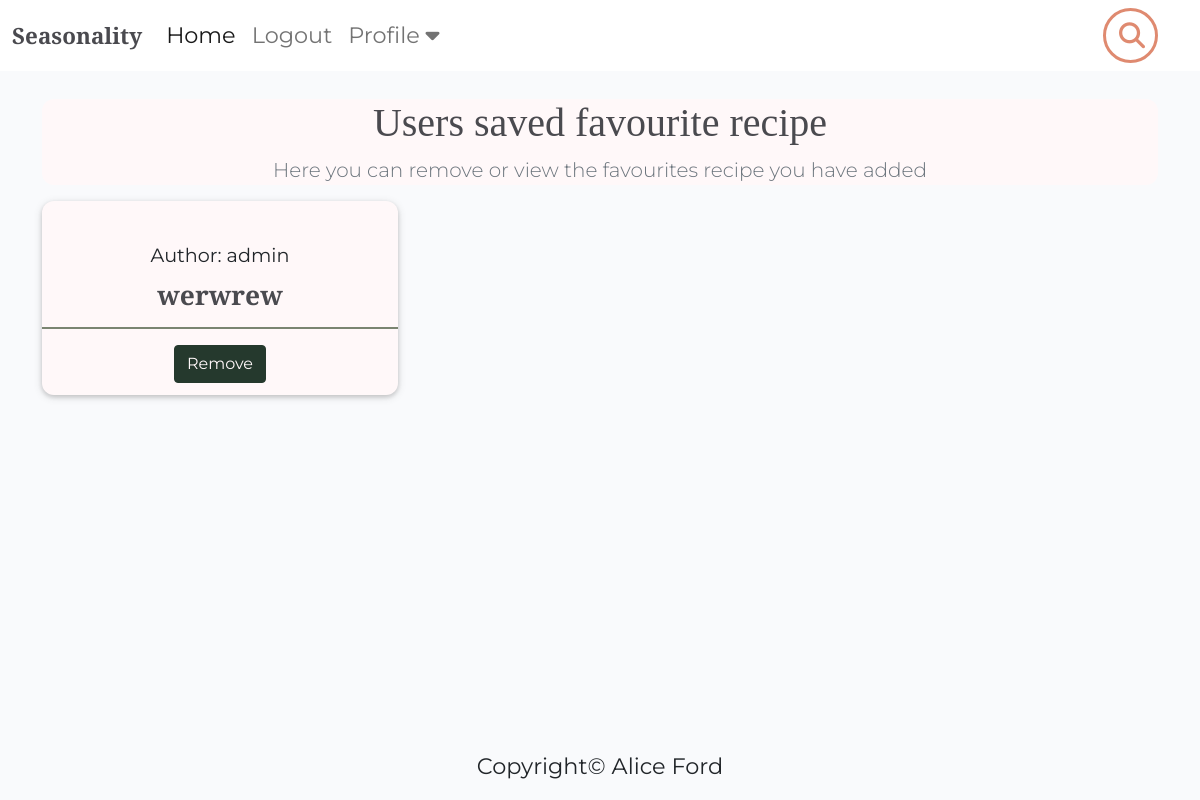
The page /profile/profiles/favourites/ (signed in) on the database as committed earlier.
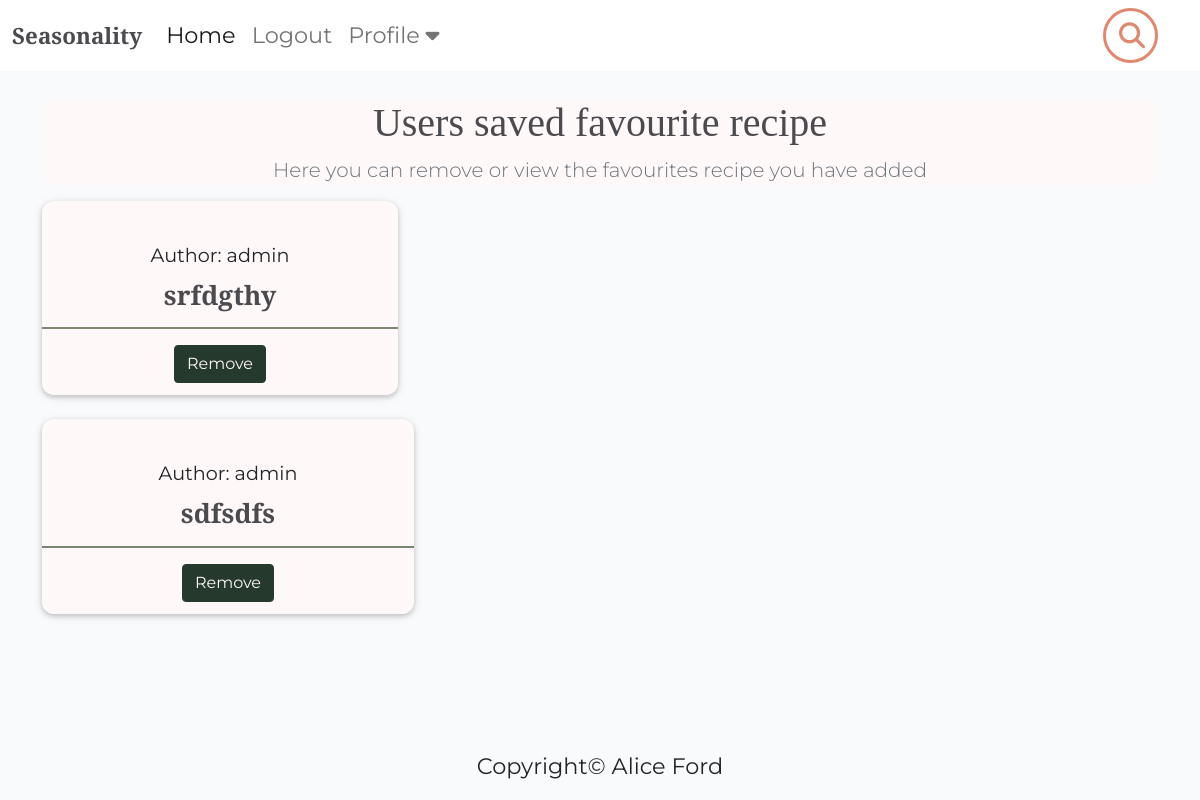
The same page on the database as committed later.
### recipebook/models.py (models this page shows, shortened)
class Recipe(models.Model):
    class NewManager(models.Manager):
        def get_queryset(self):
            return super().get_queryset() .filter()
    title = models.CharField(max_length=200, unique=True)
    slug = models.SlugField(max_length=200, unique=True)
    author = models.ForeignKey(
        User, on_delete=models.CASCADE, related_name="recipes"
    )
    diet = models.ForeignKey(
        Diet, on_delete=models.CASCADE, default=True, null=False)
    season = models.ForeignKey(
        Season, on_delete=models.CASCADE, default=True, null=False)
    featured_image = CloudinaryField('image', default='placeholder')
    updated_on = models.DateTimeField(auto_now=True)
    content = models.TextField()
    created_on = models.DateTimeField(auto_now_add=True)
    status = models.IntegerField(choices=STATUS, default=0)
    ingredients = models.TextField(default='placeholder')
    calories = models.IntegerField(default=0)
    fat = models.IntegerField(default=0)
    protein = models.IntegerField(default=0)
    carbs = models.IntegerField(default=0)
    servs = models.IntegerField(default=0)
    favourites = models.ManyToManyField(
        User, related_name='favourite', default=None, blank=True)
    objects = models.Manager()
    newmanager = NewManager()
    class Meta:
        ordering = ["-created_on"]

### profiles/views.py (the view)
# urls.py: path('profiles/favourites/', views.favourites, name='favourites'),
@login_required
def favourites(request):
    new = Recipe.newmanager.filter(favourites=request.user)
    return render(request, 'favourites.html', {'new': new})

### profiles/templates/favourites.html (shortened to what this page needs)
{% extends "base/base.html" %}
{% block content %}
<div class="container">
    <section class="jumbotron text-center">
        <div class="container">
            <h1>Users saved favourite recipe</h1>
            <p class="lead text-muted">Here you can remove or view the favourites recipe you have added</p>
        </div>
    </section>
    <div>
        <div class="row">
            {% for recipe in new %}
            <div class="col-md-4 text-center">
                <a class="text-dark fav-card" href="{% url 'recipe_detail' recipe.slug  %}">
                    <div class="card mb-4 box-shadow">
                            <p class="author mt-3">Author: {{ recipe.author }}</p>
                        <h4 class="card-title mt-3">{{ recipe.title }}</h4>
                        <hr class="card-hr" />
                            <a href="{% url 'favourite_add' recipe.id %}" class="btn btn-remove">Remove</a>
                        </div>
                    </div>
            </div>
            {% endfor %}
        </div>
    </div>
{% endblock %}

Rows that differ between the two databases and show on the page:
no longer on this page (row edited): Recipe: author "admin", title "werwrew"
now on this page (row edited): Recipe: author "admin", title "srfdgthy"
now on this page (row unchanged): Recipe: author "admin", title "sdfsdfs"
